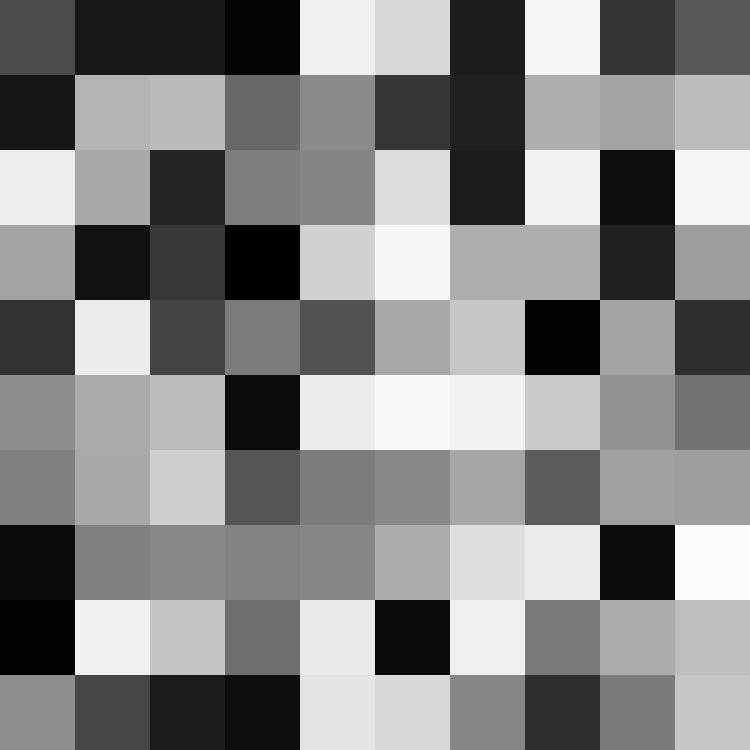
#> input picture img1.jpg, 750 x 750 px
$ python filter.py
#> lines starting #> are read from the running program, lines starting #| are printed output that depends on the picture
from PIL import Image
import numpy as np
from numpy import array


def get_grayscale(x, y):
    gray = 0
    for windows_x in range(x, min(x + width_img // width_moz, width_img)):
        for windows_y in range(y, min(y + height_img // height_moz, height_img)):
            R = img_arr[windows_x][windows_y][0]
            G = img_arr[windows_x][windows_y][1]
            B = img_arr[windows_x][windows_y][2]
            gray += (int(R) + int(G) + int(B)) / 3
    return int(gray // 100)


def make_chunk_grey_pictures(x, y, grayscale):
    for windows_X in range(x, min(x + width_img // width_moz, width_img)):
        for windows_Y in range(y, min(y + height_img // height_moz, height_img)):
            img_arr[windows_X][windows_Y] = [int(grayscale // 50 * grayscale_step) * grayscale_step * 50] * 3
    return img_arr


def make_grey_pictures():
    global img_arr
    x = 0
    while x < width_img - 1:
        y = 0
        while y < height_img - 1:
            grayscale = get_grayscale(x, y)
            img_arr = make_chunk_grey_pictures(x, y, grayscale)
            y = y + width_img // width_moz
        x = x + height_img // height_moz
    res = Image.fromarray(img_arr)
    res.save(result_file)


print("Введите раположение файла в полной форме")
file = input()
#> the answer given: img1.jpg
print("Введите раположение реезультирующего файла в полной форме")
result_file = input()
#> the answer given: img2.jpg
img_arr = array(Image.open(file))
#> img_arr is the input picture: shape (750, 750, 3); min 0, max 255, mean 133.3
width_img = len(img_arr)
#> width_img = 750
height_img = len(img_arr[1])
#> height_img = 750
print("Введите ширину мозайки")
width_moz = int(input())
#> the answer given: 100
print("Введите высоту мозайки")
height_moz = int(input())
#> the answer given: 100
print("Введите шаг градации серого")
grayscale_step = int(input())
#> the answer given: 3
make_grey_pictures()
#> the loop in make_grey_pictures, `while x < width_img - 1:` made 107 passes
#> x on passes 1 to 6: 7, 14, 21, 28, 35, 42
#> in make_grey_pictures, `res = Image.fromarray(img_arr)`:
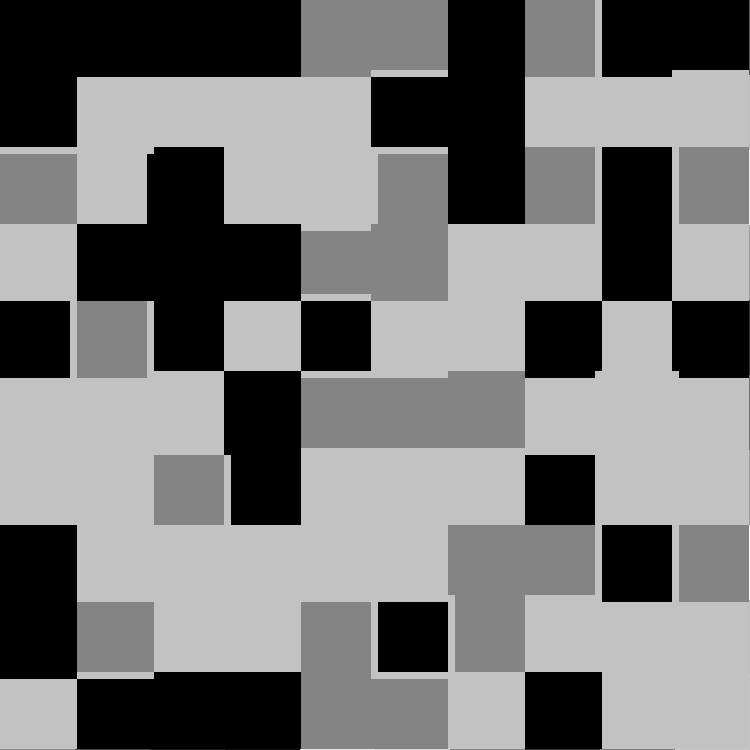
#> res: PIL image 750x750 RGB; min 0, max 252, mean 117.6
